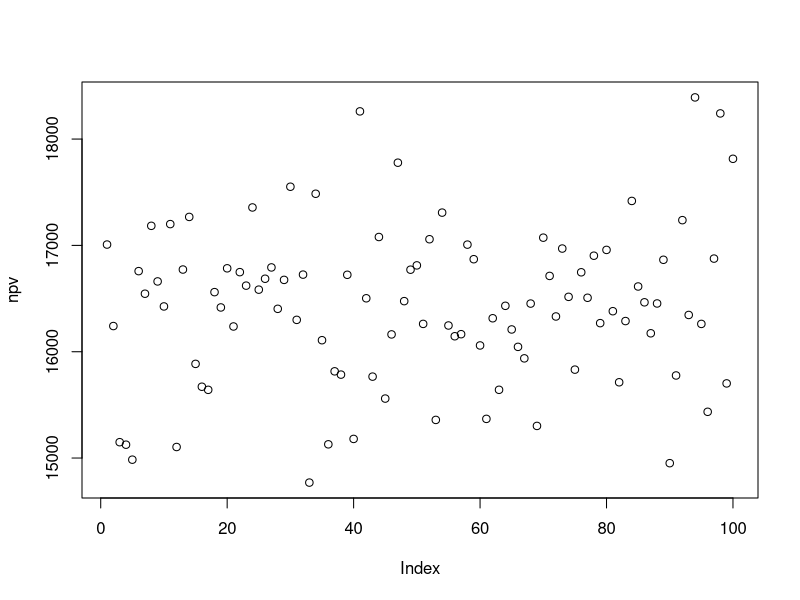
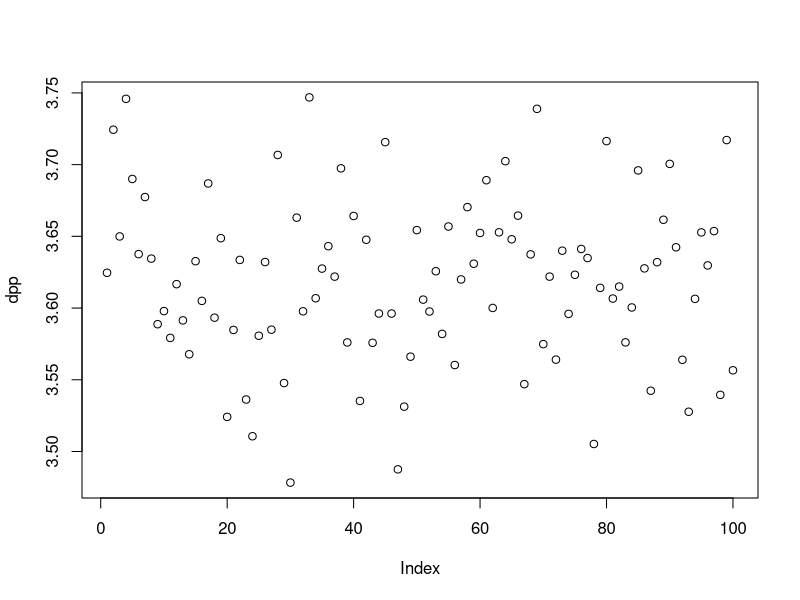
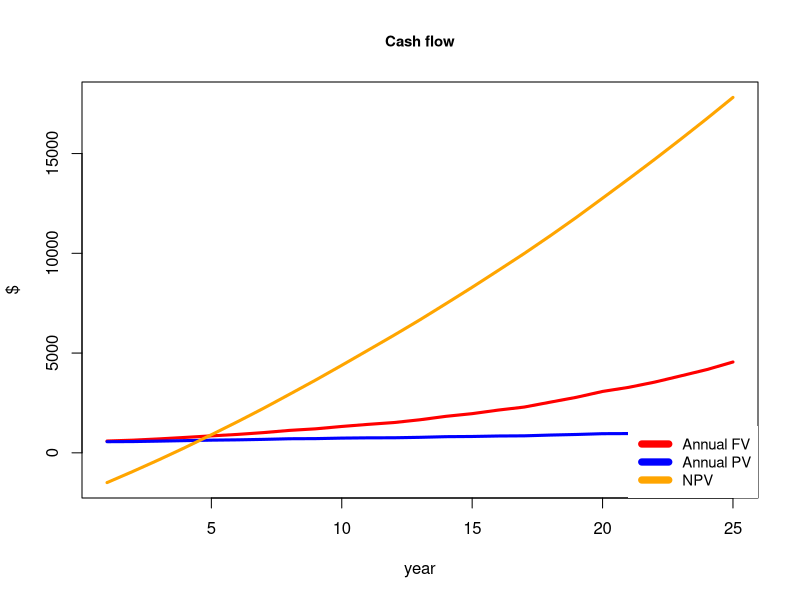
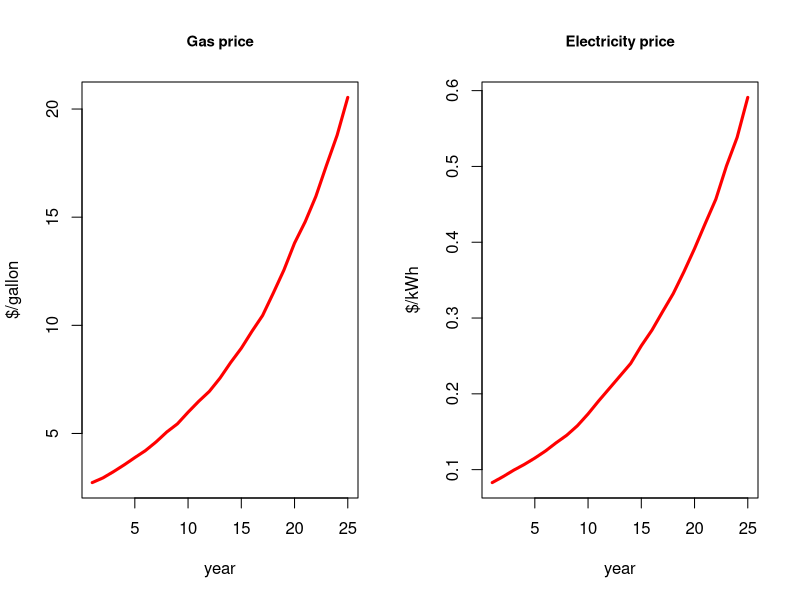
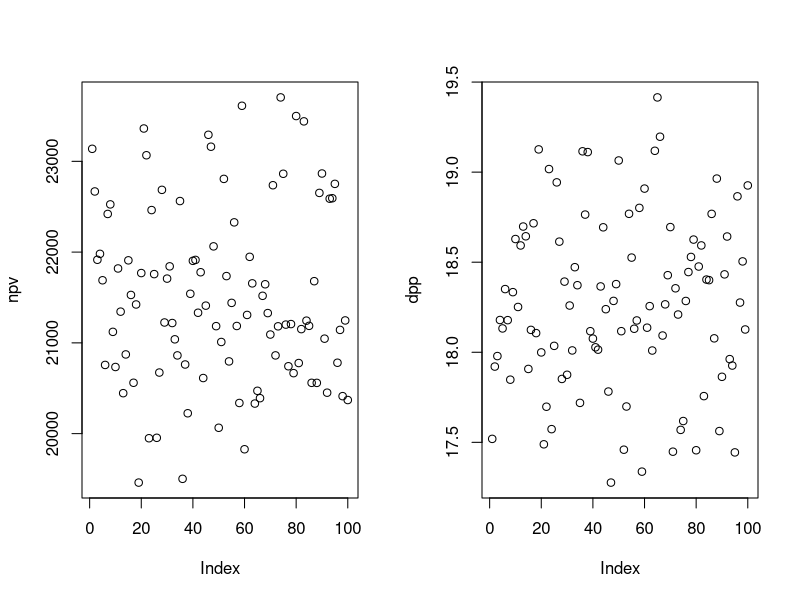
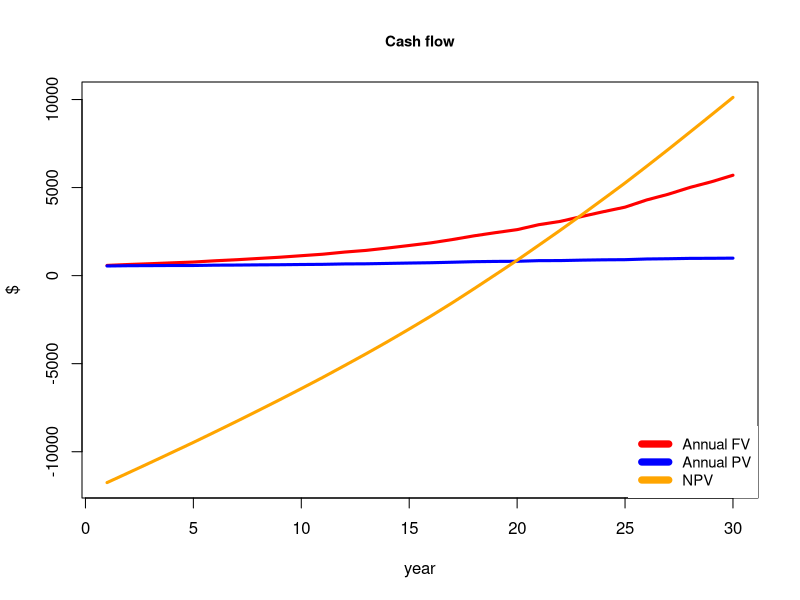
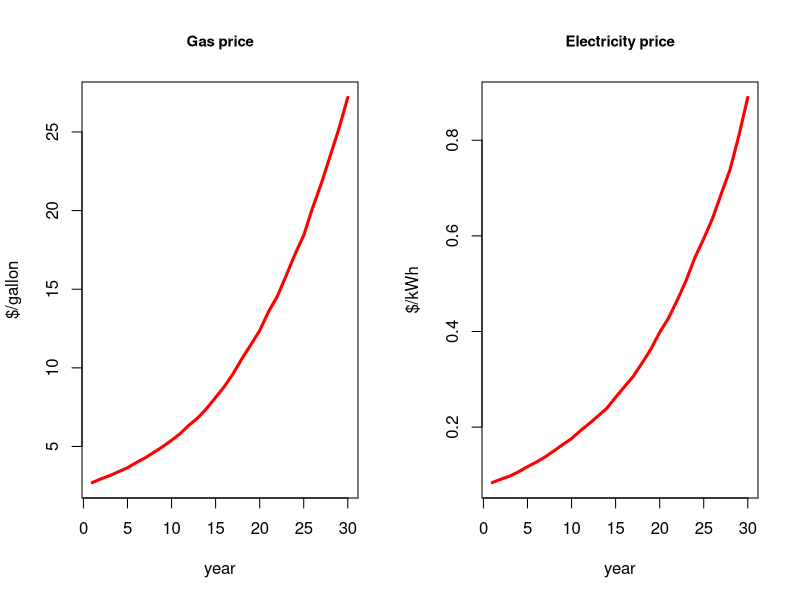
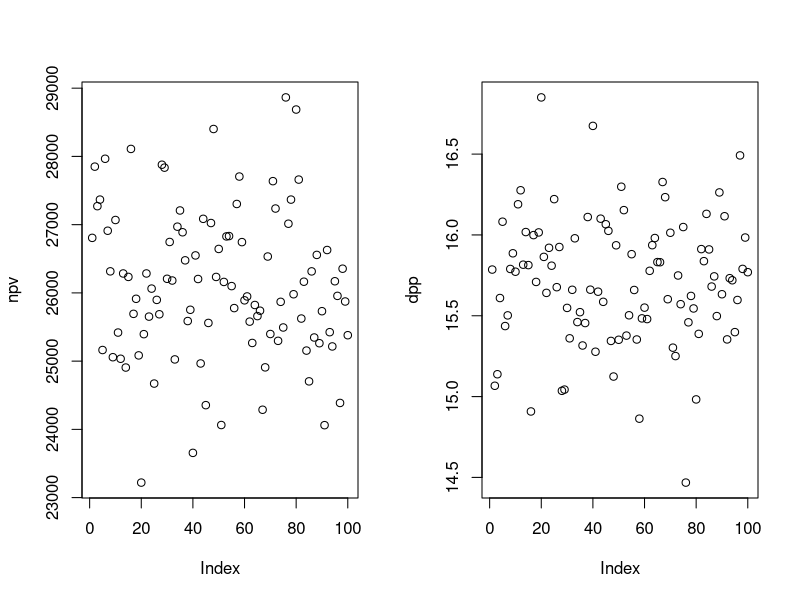

R code for these plots, in order:
## ---- chunk 1
knitr::opts_chunk$set(echo = T, message= F, warning = F)
## ---- chunk 2

vmt=10230
mpg=33
gas=vmt/mpg
gas_c=2.49
c_cost=gas_c*gas

kw=3069
u_cost=0.077
e_cost=kw*u_cost

ben=c_cost-e_cost

inst=2050

rt=0.06
## ---- chunk 3
npv = c()
dpp = c()

for(j in 1:100){
  rgs=gas_c
  rei=u_cost
  cf=-inst
  q=data.frame(matrix(NA,25,6))
  for(i in 1:25){
    rgs = rgs*(1+runif(1,0.07,0.1)) #annual gas price increase
    rei = rei*(1+runif(1,0.07,0.1)) #annual elec. price increase
    fv=rgs*gas - kw*rei
    pv= fv/(1+rt)^i
    old=cf
    cf=cf+pv
    dp=ifelse(cf>0,i-1+abs(old/pv),0)
    q[i,]=c(rgs,rei,fv,pv,cf,dp)
  }
  npv[j]=sum(q[,4])-inst #net present value
  dpp[j]=min(q[,6][q[,6]>0]) #discounted payback period
}
plot(npv)
plot(dpp)
colnames(q) = c("Gas price($/gallon)","Elec.price($/kWh)","FV($)","PV($)","NPV($)","DPP(year)")
q
mean(npv)
mean(dpp)

par(mfrow= c(1,1))
plot(q[,3], main = "Cash flow", ylab="$", xlab="year",
     type = 'l', ylim = c(min(q[,5]),max(q[,5])), col = 'red',lwd=3,cex.main=0.9)
lines(q[,4], type = 'l', col='blue',lwd=3)
lines(q[,5], type = 'l', col='orange',lwd=3)
legend("bottomright", legend=c("Annual FV","Annual PV","NPV"),col=c("red","blue","orange"), lty=1, box.lty = 0, lwd=7,cex=0.9)

par(mfrow= c(1,2))
plot(q[,1], main = "Gas price", ylab="$/gallon", xlab="year",
     type = 'l', ylim = c(min(q[,1]),max(q[,1])), col = 'red',lwd=3,cex.main=0.9)

plot(q[,2], main = "Electricity price", ylab="$/kWh", xlab="year",
     type = 'l', ylim = c(min(q[,2]),max(q[,2])), col = 'red',lwd=3,cex.main=0.9)
## ---- chunk 4
npv = c()
dpp = c()

for(j in 1:100){
  rgs=gas_c
  rei=u_cost
  cf=-inst * 6 
  q=data.frame(matrix(NA,30,6))
  for(i in 1:30){
    rgs = rgs*(1+runif(1,0.07,0.1)) #annual gas price increase
    rei = rei*(1+runif(1,0.07,0.1)) #annual elec. price increase
    fv=rgs*gas - kw*rei
    pv= fv/(1+rt)^i
    old=cf
    cf=cf+pv
    dp=ifelse(cf>0,i-1+abs(old/pv),0)
    q[i,]=c(rgs,rei,fv,pv,cf,dp)
  }
  npv[j]=sum(q[,4])-inst #net present value
  dpp[j]=min(q[,6][q[,6]>0]) #discounted payback period
}
plot(npv)
plot(dpp)
colnames(q) = c("Gas price($/gallon)","Elec.price($/kWh)","FV($)","PV($)","NPV($)","DPP(year)")
q
mean(npv)
mean(dpp)

par(mfrow= c(1,1))
plot(q[,3], main = "Cash flow", ylab="$", xlab="year",
     type = 'l', ylim = c(min(q[,5]),max(q[,5])), col = 'red',lwd=3,cex.main=0.9)
lines(q[,4], type = 'l', col='blue',lwd=3)
lines(q[,5], type = 'l', col='orange',lwd=3)
legend("bottomright", legend=c("Annual FV","Annual PV","NPV"),col=c("red","blue","orange"), lty=1, box.lty = 0, lwd=7,cex=0.9)

par(mfrow= c(1,2))
plot(q[,1], main = "Gas price", ylab="$/gallon", xlab="year",
     type = 'l', ylim = c(min(q[,1]),max(q[,1])), col = 'red',lwd=3,cex.main=0.9)

plot(q[,2], main = "Electricity price", ylab="$/kWh", xlab="year",
     type = 'l', ylim = c(min(q[,2]),max(q[,2])), col = 'red',lwd=3,cex.main=0.9)
## ---- chunk 5
npv = c()
dpp = c()
com = 0.2

for(j in 1:100){
  rgs=gas_c
  rei=u_cost
  cf=-inst * 6
  q=data.frame(matrix(NA,30,6))
  for(i in 1:30){
    rgs = rgs*(1+runif(1,0.07,0.1)) #annual gas price increase
    rei = rei*(1+runif(1,0.07,0.1)) #annual elec. price increase
    fv=com*6*(rgs*gas - kw*rei)
    pv= fv/(1+rt)^i
    old=cf
    cf=cf+pv
    dp=ifelse(cf>0,i-1+abs(old/pv),0)
    q[i,]=c(rgs,rei,fv,pv,cf,dp)
  }
  npv[j]=sum(q[,4])-inst #net present value
  dpp[j]=min(q[,6][q[,6]>0]) #discounted payback period
}
plot(npv)
plot(dpp)
colnames(q) = c("Gas price($/gallon)","Elec.price($/kWh)","FV($)","PV($)","NPV($)","DPP(year)")
q
mean(npv)
mean(dpp)


par(mfrow= c(1,1))
plot(q[,3], main = "Cash flow", ylab="$", xlab="year",
     type = 'l', ylim = c(min(q[,5]),max(q[,5])), col = 'red',lwd=3,cex.main=0.9)
lines(q[,4], type = 'l', col='blue',lwd=3)
lines(q[,5], type = 'l', col='orange',lwd=3)
legend("bottomright", legend=c("Annual FV","Annual PV","NPV"),col=c("red","blue","orange"), lty=1, box.lty = 0, lwd=7,cex=0.9)

par(mfrow= c(1,2))
plot(q[,1], main = "Gas price", ylab="$/gallon", xlab="year",
     type = 'l', ylim = c(min(q[,1]),max(q[,1])), col = 'red',lwd=3,cex.main=0.9)

plot(q[,2], main = "Electricity price", ylab="$/kWh", xlab="year",
     type = 'l', ylim = c(min(q[,2]),max(q[,2])), col = 'red',lwd=3,cex.main=0.9)


## ---- chunk 6
npv = c()
dpp = c()
com = 0.2

for(j in 1:100){
  rgs=gas_c
  rei=u_cost
  cf=-inst * 6
  q=data.frame(matrix(NA,20,6))
  for(i in 1:20){
    rgs = rgs*(1+runif(1,0.07,0.1)) #annual gas price increase
    rei = rei*(1+runif(1,0.07,0.1)) #annual elec. price increase
    fv=com*12*(rgs*gas - kw*rei)
    pv= fv/(1+rt)^i
    old=cf
    cf=cf+pv
    dp=ifelse(cf>0,i-1+abs(old/pv),0)
    q[i,]=c(rgs,rei,fv,pv,cf,dp)
  }
  npv[j]=sum(q[,4])-inst #net present value
  dpp[j]=min(q[,6][q[,6]>0]) #discounted payback period
}
plot(npv)
plot(dpp)
colnames(q) = c("Gas price($/gallon)","Elec.price($/kWh)","FV($)","PV($)","NPV($)","DPP(year)")
q
mean(npv)
mean(dpp)


par(mfrow= c(1,1))
plot(q[,3], main = "Cash flow", ylab="$", xlab="year",
     type = 'l', ylim = c(min(q[,5]),max(q[,5])), col = 'red',lwd=3,cex.main=0.9)
lines(q[,4], type = 'l', col='blue',lwd=3)
lines(q[,5], type = 'l', col='orange',lwd=3)
legend("bottomright", legend=c("Annual FV","Annual PV","NPV"),col=c("red","blue","orange"), lty=1, box.lty = 0, lwd=7,cex=0.9)

par(mfrow= c(1,2))
plot(q[,1], main = "Gas price", ylab="$/gallon", xlab="year",
     type = 'l', ylim = c(min(q[,1]),max(q[,1])), col = 'red',lwd=3,cex.main=0.9)

plot(q[,2], main = "Electricity price", ylab="$/kWh", xlab="year",
     type = 'l', ylim = c(min(q[,2]),max(q[,2])), col = 'red',lwd=3,cex.main=0.9)


## ---- chunk 7
npv = c()
dpp = c()
for(j in 1:100){
rgs=gas_c
rei=u_cost
cf=-inst *6*0.5
q=data.frame(matrix(NA,30,6))
for(i in 1:30){
rgs = rgs*(1+runif(1,0.07,0.1)) #annual gas price increase
rei = rei*(1+runif(1,0.07,0.1)) #annual elec. price increase
fv=(rgs*gas - kw*rei)
pv= fv/(1+rt)^i
old=cf
cf=cf+pv
dp=ifelse(cf>0,i-1+abs(old/pv),0)
q[i,]=c(rgs,rei,fv,pv,cf,dp)
}
npv[j]=sum(q[,4])-inst #net present value
dpp[j]=min(q[,6][q[,6]>0]) #discounted payback period
}
par(mfrow= c(1,2))
plot(q[,3], main = "Cash flow of incentive (50%)", ylab="$", xlab="year",
type = 'l', ylim = c(min(q[,5]),max(q[,5])), col = 'red',lwd=3)
lines(q[,4], type = 'l', col='blue',lwd=3)
lines(q[,5], type = 'l', col='orange',lwd=3)
legend("topright", legend=c("Annual FV","Annual PV","NPV"),col=c("red","blue","orange"), lty=1, box.lty = 0, lwd=7,cex=0.7)


npv = c()
dpp = c()
com = 0.5
for(j in 1:100){
rgs=gas_c
rei=u_cost
cf=-inst * 6 * 0.2
q=data.frame(matrix(NA,30,6))
for(i in 1:30){
rgs = rgs*(1+runif(1,0.07,0.1)) #annual gas price increase
rei = rei*(1+runif(1,0.07,0.1)) #annual elec. price increase
fv=(rgs*gas - kw*rei)
pv= fv/(1+rt)^i
old=cf
cf=cf+pv
dp=ifelse(cf>0,i-1+abs(old/pv),0)
q[i,]=c(rgs,rei,fv,pv,cf,dp)
}
npv[j]=sum(q[,4])-inst #net present value
dpp[j]=min(q[,6][q[,6]>0]) #discounted payback period
}
plot(q[,3], main = "Cash flow of incentive (80%)", ylab="$", xlab="year",
type = 'l', ylim = c(min(q[,5]),max(q[,5])), col = 'red',lwd=3)
lines(q[,4], type = 'l', col='blue',lwd=3)
lines(q[,5], type = 'l', col='orange',lwd=3)
legend("topright", legend=c("Annual FV","Annual PV","NPV"),col=c("red","blue","orange"), lty=1, box.lty = 0, lwd=7,cex=0.7)
## ---- chunk 8
npv = c()
dpp = c()
com=0.2
for(j in 1:100){
rgs=gas_c
rei=u_cost
cf=-inst *6*0.5
q=data.frame(matrix(NA,30,6))
for(i in 1:30){
rgs = rgs*(1+runif(1,0.07,0.1)) #annual gas price increase
rei = rei*(1+runif(1,0.07,0.1)) #annual elec. price increase
fv=com*6*(rgs*gas - kw*rei)
pv= fv/(1+rt)^i
old=cf
cf=cf+pv
dp=ifelse(cf>0,i-1+abs(old/pv),0)
q[i,]=c(rgs,rei,fv,pv,cf,dp)
}
npv[j]=sum(q[,4])-inst #net present value
dpp[j]=min(q[,6][q[,6]>0]) #discounted payback period
}
par(mfrow= c(1,2))
plot(q[,3], main = "Cash flow of incentive (50%)", ylab="$", xlab="year",
type = 'l', ylim = c(min(q[,5]),max(q[,5])), col = 'red',lwd=3)
lines(q[,4], type = 'l', col='blue',lwd=3)
lines(q[,5], type = 'l', col='orange',lwd=3)
legend("topright", legend=c("Annual FV","Annual PV","NPV"),col=c("red","blue","orange"), lty=1, box.lty = 0, lwd=7,cex=0.7)


npv = c()
dpp = c()
com = 0.2
for(j in 1:100){
rgs=gas_c
rei=u_cost
cf=-inst * 6 * 0.2
q=data.frame(matrix(NA,30,6))
for(i in 1:30){
rgs = rgs*(1+runif(1,0.07,0.1)) #annual gas price increase
rei = rei*(1+runif(1,0.07,0.1)) #annual elec. price increase
fv=com*6*(rgs*gas - kw*rei)
pv= fv/(1+rt)^i
old=cf
cf=cf+pv
dp=ifelse(cf>0,i-1+abs(old/pv),0)
q[i,]=c(rgs,rei,fv,pv,cf,dp)
}
npv[j]=sum(q[,4])-inst #net present value
dpp[j]=min(q[,6][q[,6]>0]) #discounted payback period
}
plot(q[,3], main = "Cash flow of incentive (80%)", ylab="$", xlab="year",
type = 'l', ylim = c(min(q[,5]),max(q[,5])), col = 'red',lwd=3)
lines(q[,4], type = 'l', col='blue',lwd=3)
lines(q[,5], type = 'l', col='orange',lwd=3)
legend("topright", legend=c("Annual FV","Annual PV","NPV"),col=c("red","blue","orange"), lty=1, box.lty = 0, lwd=7,cex=0.7)

## ---- chunk 9
par(mfrow = c(1,2))

npv = c()
dpp = c()
com = 0.5
for(j in 1:100){
  rgs=gas_c
  rei=u_cost
  cf=-inst *6*0.6
  q=data.frame(matrix(NA,30,6))
  for(i in 1:30){
    rgs = rgs*(1+runif(1,0.07,0.1)) #annual gas price increase
    rei = rei*(1+runif(1,0.07,0.1)) #annual elec. price increase
    fv=com*6*(rgs*gas - kw*rei)
    pv= fv/(1+rt)^i
    old=cf
    cf=cf+pv
    dp=ifelse(cf>0,i-1+abs(old/pv),0)
    q[i,]=c(rgs,rei,fv,pv,cf,dp)
  }
  npv[j]=sum(q[,4])-inst #net present value
  dpp[j]=min(q[,6][q[,6]>0]) #discounted payback period
}

plot(q[,3], main = "Cash flow of incentive (40%) \n with 50% commission", ylab="$", xlab="year",
     type = 'l', ylim = c(min(q[,5]),max(q[,5])), col = 'red',lwd=3)
lines(q[,4], type = 'l', col='blue',lwd=3)
lines(q[,5], type = 'l', col='orange',lwd=3)
legend("topright", legend=c("Annual FV","Annual PV","NPV"),col=c("red","blue","orange"), lty=1, box.lty = 0, lwd=7,cex=0.7)


npv = c()
dpp = c()
com = 0.5
for(j in 1:100){
  rgs=gas_c
  rei=u_cost
  cf=-inst * 6
  q=data.frame(matrix(NA,30,6))
  for(i in 1:30){
    rgs = rgs*(1+runif(1,0.07,0.1)) #annual gas price increase
    rei = rei*(1+runif(1,0.07,0.1)) #annual elec. price increase
    fv=com*6*(rgs*gas - kw*rei)
    pv= fv/(1+rt)^i
    old=cf
    cf=cf+pv
    dp=ifelse(cf>0,i-1+abs(old/pv),0)
    q[i,]=c(rgs,rei,fv,pv,cf,dp)
  }
  npv[j]=sum(q[,4])-inst #net present value
  dpp[j]=min(q[,6][q[,6]>0]) #discounted payback period
}
plot(q[,3], main = "Cash flow of incentive (0%) \n with 50% commission", ylab="$", xlab="year",
     type = 'l', ylim = c(min(q[,5]),max(q[,5])), col = 'red',lwd=3)
lines(q[,4], type = 'l', col='blue',lwd=3)
lines(q[,5], type = 'l', col='orange',lwd=3)
legend("topright", legend=c("Annual FV","Annual PV","NPV"),col=c("red","blue","orange"), lty=1, box.lty = 0, lwd=7,cex=0.7)


## ---- chunk 10
npv = c()
dpp = c()
com = 0.2
for(j in 1:100){
  rgs=gas_c
  rei=u_cost
  cf=-inst *6*0.4
  q=data.frame(matrix(NA,30,6))
  for(i in 1:30){
    rgs = rgs*(1+runif(1,0.07,0.1)) #annual gas price increase
    rei = rei*(1+runif(1,0.07,0.1)) #annual elec. price increase
    fv=com*12*(rgs*gas - kw*rei)
    pv= fv/(1+rt)^i
    old=cf
    cf=cf+pv
    dp=ifelse(cf>0,i-1+abs(old/pv),0)
    q[i,]=c(rgs,rei,fv,pv,cf,dp)
  }
  npv[j]=sum(q[,4])-inst #net present value
  dpp[j]=min(q[,6][q[,6]>0]) #discounted payback period
}
par(mfrow= c(1,2))
plot(q[,3], main = "Cash flow of incentive (60%) \n with 20% commission", ylab="$", xlab="year",
     type = 'l', ylim = c(min(q[,5]),max(q[,5])), col = 'red',lwd=3)
lines(q[,4], type = 'l', col='blue',lwd=3)
lines(q[,5], type = 'l', col='orange',lwd=3)
legend("topright", legend=c("Annual FV","Annual PV","NPV"),col=c("red","blue","orange"), lty=1, box.lty = 0, lwd=7,cex=0.7)


npv = c()
dpp = c()
com = 0.5
for(j in 1:100){
  rgs=gas_c
  rei=u_cost
  cf=-inst * 6
  q=data.frame(matrix(NA,30,6))
  for(i in 1:30){
    rgs = rgs*(1+runif(1,0.07,0.1)) #annual gas price increase
    rei = rei*(1+runif(1,0.07,0.1)) #annual elec. price increase
    fv=com*12*(rgs*gas - kw*rei)
    pv= fv/(1+rt)^i
    old=cf
    cf=cf+pv
    dp=ifelse(cf>0,i-1+abs(old/pv),0)
    q[i,]=c(rgs,rei,fv,pv,cf,dp)
  }
  npv[j]=sum(q[,4])-inst #net present value
  dpp[j]=min(q[,6][q[,6]>0]) #discounted payback period
}
plot(q[,3], main = "Cash flow of incentive (0%) \n with 50% commission", ylab="$", xlab="year",
     type = 'l', ylim = c(min(q[,5]),max(q[,5])), col = 'red',lwd=3)
lines(q[,4], type = 'l', col='blue',lwd=3)
lines(q[,5], type = 'l', col='orange',lwd=3)
legend("topright", legend=c("Annual FV","Annual PV","NPV"),col=c("red","blue","orange"), lty=1, box.lty = 0, lwd=7,cex=0.7)
## ---- chunk 11
library(nloptr)
c = 2050 #cost for one charger
m = 100*c #capacity
n = 11 #number of places for demand
npv = c(11741.5,1601) # (-5000,1500) #single,
c1 = c(0.3,0.7)
c2 = c(0.1,0.9)
cc1= t(c1)%*%npv
cc2= t(c2)%*%npv
b = c(rep(cc1,3),rep(cc2,8)) #benefit per cluster
pop=c(0.049,0.095,0.112,0.099,0.067,0.128,0.062,0.076,0.053,0.154,0.105) #population weight
bp=pop*b #total benefit

names(pop) = c("cA_1","cA_2","cA_3","cB_1","cB_2","cB_3","cB_4","cB_5","cB_6","cB_7","cB_8")
barplot(pop, col = "orange", main = "Population proportion in MUD blocks", 
        xlab="MUDs", ylab="Relative portion of population",cex.names = 0.7)



# Objective function EQUITY
alpha = 1 # fair
eval.f <- function(x) {return(-sum(b*log(x)))} #max

# Constraint function
# to be of the form g(x) <= 0
eval.g <- function(x) {
  return(sum(c*x) - m)
}

x0 <- rep(9,11)

opts <- list('algorithm' = 'NLOPT_GN_ISRES', 'xtol_rel' = 1.0e-8, 'maxeval' = 100000)

eq = nloptr(
  x0 = x0,
  eval_f = eval.f,
  lb = rep(0,11),
  ub = rep(100,11),
  eval_g_eq = eval.g,
  opts = opts
)

par(mfrow=c(1,2))
bar1 = eq$solution
names(bar1) = c("cA_1","cA_2","cA_3","cB_1","cB_2","cB_3","cB_4","cB_5","cB_6","cB_7","cB_8")
barplot(bar1, col = "blue", main = "Equity oriented policy", 
        xlab="MUDs", ylim = c(0,80),ylab="number of chargers",cex.names = 0.7)


# Objective function Efficiency
alpha = 0 
eval.f <- function(x) {return (-sum(b*x^(1-alpha)/(1-alpha)))} #max



# Constraint function
# to be of the form g(x) <= 0
eval.g <- function(x) {
  return(sum(c*x) - m)
}

x0 <- rep(9,11)

opts <- list('algorithm' = 'NLOPT_GN_ISRES', 'xtol_rel' = 1.0e-8, 'maxeval' = 100000)

ef = nloptr(
  x0 = x0,
  eval_f = eval.f,
  lb = rep(0,11),
  ub = rep(100,11),
  eval_g_eq = eval.g,
  opts = opts
)

bar = ef$solution
names(bar) = c("cA_1","cA_2","cA_3","cB_1","cB_2","cB_3","cB_4","cB_5","cB_6","cB_7","cB_8")
barplot(bar, col = "red", main = "Efficiency oriented policy", 
        xlab="MUDs", ylim = c(0,80), ylab="number of chargers",cex.names = 0.7)
